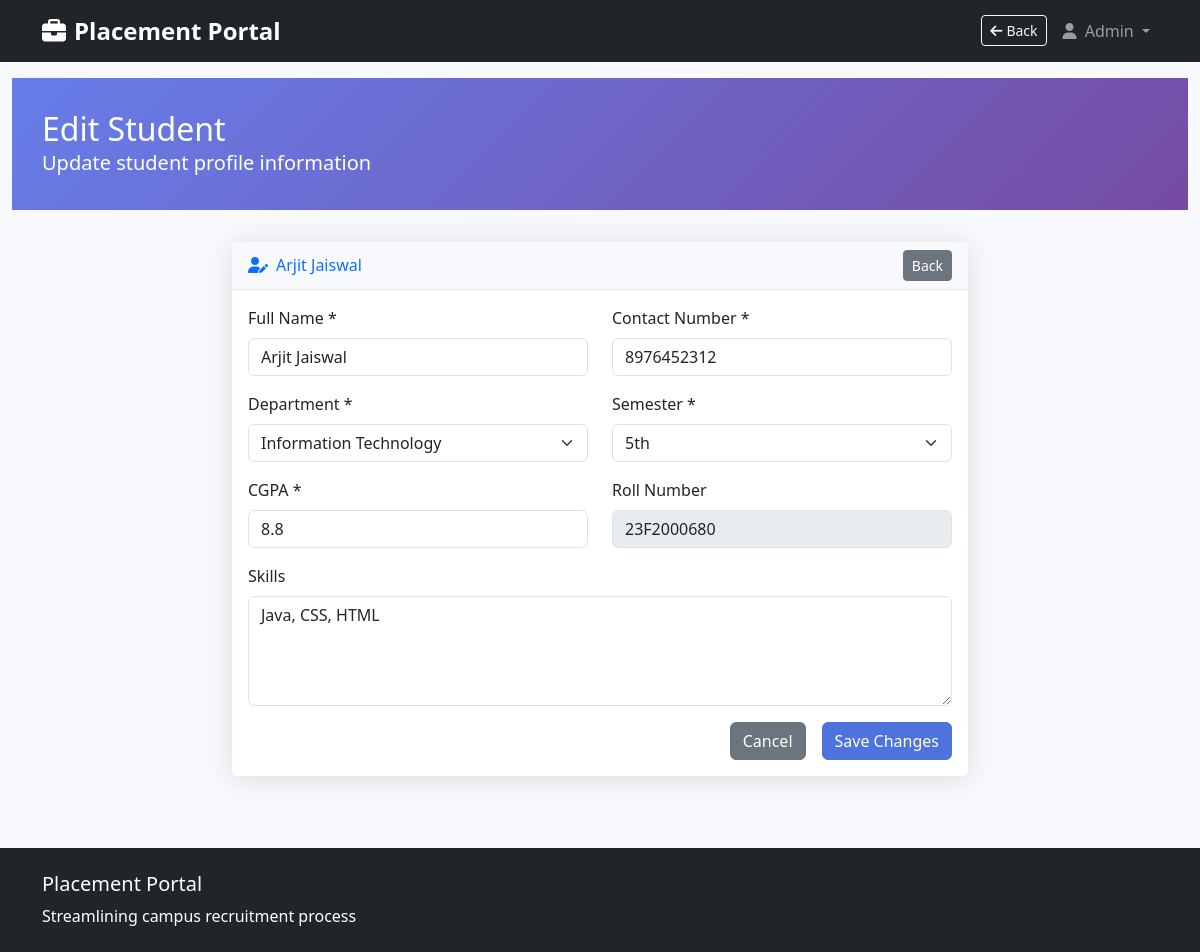
The app's page /admin/student/1/edit (signed in) with its own data.
### models.py (models this page shows, shortened)
class Student(db.Model):
    __tablename__ = 'students'
    id = db.Column(db.Integer, primary_key=True)
    user_id = db.Column(db.Integer, db.ForeignKey('users.id'), nullable=False, unique=True)
    full_name = db.Column(db.String(100), nullable=False)
    roll_number = db.Column(db.String(20), unique=True, nullable=False)
    contact = db.Column(db.String(20), nullable=False)
    department = db.Column(db.String(50), nullable=False)
    semester = db.Column(db.Integer, nullable=False)
    cgpa = db.Column(db.Float, nullable=False)
    skills = db.Column(db.Text)
    resume_path = db.Column(db.String(255))
    created_at = db.Column(db.DateTime, default=datetime.utcnow)
    user = db.relationship('User', backref=db.backref('student_profile', uselist=False))
    applications = db.relationship('Application', backref='student', lazy=True)

### app.py (the view, shortened to what this page needs)
@app.route('/admin/student/<int:student_id>/edit', methods=['GET', 'POST'])
@login_required
def admin_student_edit(student_id):
    if current_user.role != 'admin':
        flash('Access denied.', 'danger')
        return redirect(url_for('home'))
    student = Student.query.get_or_404(student_id)
    form = StudentProfileForm(obj=student)
    return render_template('admin/edit_student.html', form=form, student=student)

### forms.py
class StudentProfileForm(FlaskForm):
    full_name = StringField('Full Name', validators=[DataRequired(), Length(min=2, max=100)])
    contact = StringField('Contact Number', validators=[DataRequired(), Length(min=10, max=20)])
    department = SelectField('Department', choices=[
        ('CSE', 'Computer Science'),
        ('IT', 'Information Technology'),
        ('ECE', 'Electronics'),
        ('EEE', 'Electrical'),
        ('MECH', 'Mechanical'),
        ('CIVIL', 'Civil')
    ], validators=[DataRequired()])
    semester = SelectField('Semester', choices=[
        (1, '1st'), (2, '2nd'), (3, '3rd'), (4, '4th'),
        (5, '5th'), (6, '6th'), (7, '7th'), (8, '8th')
    ], validators=[DataRequired()], coerce=int)
    cgpa = FloatField('CGPA', validators=[DataRequired()])
    skills = TextAreaField('Skills', validators=[Optional()])
    resume = FileField('Upload Resume')

### app.py (called while the page is built)
@app.context_processor
def inject_current_time():
    now = datetime.utcnow()
    fallback_url = url_for('home')
    if current_user.is_authenticated:
        if current_user.role == 'admin':
            fallback_url = url_for('admin_dashboard')
        elif current_user.role == 'company':
            fallback_url = url_for('company_dashboard')
        elif current_user.role == 'student':
            fallback_url = url_for('student_dashboard')
    referrer = request.referrer
    safe_referrer = None
    if referrer and referrer.startswith(request.host_url) and referrer != request.url:
        safe_referrer = referrer
    return {
        'current_time': now,
        'current_date': now.date(),
        'back_url': safe_referrer or fallback_url,
        'show_back': current_user.is_authenticated,
    }

@login_manager.user_loader
def load_user(user_id):
    return db.session.get(User, int(user_id))

### models.py (called while the page is built)
    @property
    def is_active(self):
        return not self.is_blacklisted

### templates/admin/edit_student.html (shortened to what this page needs)
{% extends "base.html" %}
{% block content %}
<div class="container-fluid">
    <div class="dashboard-header">
        <div class="container">
            <h1 class="h2 mb-0">Edit Student</h1>
            <p class="lead mb-0">Update student profile information</p>
        </div>
    </div>
    <div class="container mt-4">
        <div class="row justify-content-center">
            <div class="col-lg-8">
                <div class="card">
                    <div class="card-header d-flex justify-content-between align-items-center">
                        <h6 class="m-0 font-weight-bold text-primary">
                            <i class="fas fa-user-edit me-2"></i>{{ student.full_name }}
                        </h6>
                        <a href="{{ url_for('admin_student_detail', student_id=student.id) }}" class="btn btn-secondary btn-sm">
                            Back
                        </a>
                    </div>
                    <div class="card-body">
                        <form method="POST" action="{{ url_for('admin_student_edit', student_id=student.id) }}">
                            <div class="row mb-3">
                                <div class="col-md-6">
                                    <label class="form-label">Full Name *</label>
                                    {{ form.full_name(class="form-control") }}
                                </div>
                                <div class="col-md-6">
                                    <label class="form-label">Contact Number *</label>
                                    {{ form.contact(class="form-control") }}
                                </div>
                            </div>
                            <div class="row mb-3">
                                <div class="col-md-6">
                                    <label class="form-label">Department *</label>
                                    {{ form.department(class="form-select") }}
                                </div>
                                <div class="col-md-6">
                                    <label class="form-label">Semester *</label>
                                    {{ form.semester(class="form-select") }}
                                </div>
                            </div>
                            <div class="row mb-3">
                                <div class="col-md-6">
                                    <label class="form-label">CGPA *</label>
                                    {{ form.cgpa(class="form-control") }}
                                </div>
                                <div class="col-md-6">
                                    <label class="form-label">Roll Number</label>
                                    <input type="text" class="form-control" value="{{ student.roll_number }}" disabled>
                                </div>
                            </div>
                            <div class="mb-3">
                                <label class="form-label">Skills</label>
                                {{ form.skills(class="form-control", rows="4") }}
                            </div>
                            <div class="d-grid gap-2 d-md-flex justify-content-md-end">
                                <a href="{{ url_for('admin_student_detail', student_id=student.id) }}" class="btn btn-secondary me-2">
                                    Cancel
                                </a>
                                <button type="submit" class="btn btn-primary">
                                    Save Changes
                                </button>
                            </div>
                        </form>
                    </div>
                </div>
            </div>
        </div>
    </div>
</div>
{% endblock %}

### static/css/style.css (style rules this page uses)
:root { --primary: #4e73df; --secondary: #858796; --success: #1cc88a; --info: #36b9cc; --warning: #f6c23e; --danger: #e74a3b; --light: #f8f9fc; --dark: #5a5c69; }
body { font-family: 'Segoe UI', Tahoma, Geneva, Verdana, sans-serif; background-color: #f8f9fc; }
.card { border: none; border-radius: 0.35rem; box-shadow: 0 0.15rem 1.75rem 0 rgba(58, 59, 69, 0.15); margin-bottom: 1.5rem; }
.card-header { background-color: #f8f9fc; border-bottom: 1px solid #e3e6f0; }
.btn-primary { background-color: var(--primary); border-color: var(--primary); }
.dashboard-header { background: linear-gradient(135deg, #667eea 0%, #764ba2 100%); color: white; padding: 2rem 0; margin-bottom: 2rem; }

### records on screen
Student: full_name "Arjit Jaiswal", contact "8976452312", department "Information Technology", semester "5th", cgpa "8.8", roll_number "23F2000680", skills "Java, CSS, HTML"
